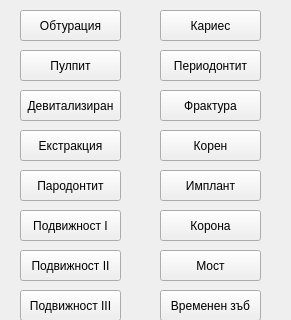
<?xml version="1.0" encoding="UTF-8"?>
<ui version="4.0">
 <class>ControlPanel</class>
 <widget class="QWidget" name="ControlPanel">
  <property name="geometry">
   <rect>
    <x>0</x>
    <y>0</y>
    <width>291</width>
    <height>320</height>
   </rect>
  </property>
  <property name="windowTitle">
   <string>ControlPanel</string>
  </property>
  <widget class="StatusButton" name="Temporary">
   <property name="geometry">
    <rect>
     <x>160</x>
     <y>290</y>
     <width>101</width>
     <height>31</height>
    </rect>
   </property>
   <property name="toolTip">
    <string>&lt;html&gt;&lt;head/&gt;&lt;body&gt;&lt;p&gt;Бърз клавиш: T&lt;/p&gt;&lt;/body&gt;&lt;/html&gt;</string>
   </property>
   <property name="styleSheet">
    <string notr="true"/>
   </property>
   <property name="text">
    <string>Временен зъб</string>
   </property>
  </widget>
  <widget class="StatusButton" name="Root">
   <property name="geometry">
    <rect>
     <x>160</x>
     <y>130</y>
     <width>101</width>
     <height>31</height>
    </rect>
   </property>
   <property name="toolTip">
    <string>&lt;html&gt;&lt;head/&gt;&lt;body&gt;&lt;p&gt;Бърз клавиш: R&lt;/p&gt;&lt;/body&gt;&lt;/html&gt;</string>
   </property>
   <property name="styleSheet">
    <string/>
   </property>
   <property name="text">
    <string>Корен</string>
   </property>
  </widget>
  <widget class="StatusButton" name="Mobility2">
   <property name="geometry">
    <rect>
     <x>20</x>
     <y>250</y>
     <width>101</width>
     <height>31</height>
    </rect>
   </property>
   <property name="toolTip">
    <string>&lt;html&gt;&lt;head/&gt;&lt;body&gt;&lt;p&gt;Бърз клавиш: 2&lt;/p&gt;&lt;/body&gt;&lt;/html&gt;</string>
   </property>
   <property name="styleSheet">
    <string/>
   </property>
   <property name="text">
    <string>Подвижност II</string>
   </property>
  </widget>
  <widget class="StatusButton" name="Implant">
   <property name="geometry">
    <rect>
     <x>160</x>
     <y>170</y>
     <width>101</width>
     <height>31</height>
    </rect>
   </property>
   <property name="toolTip">
    <string>&lt;html&gt;&lt;head/&gt;&lt;body&gt;&lt;p&gt;Бърз клавиш: I&lt;/p&gt;&lt;/body&gt;&lt;/html&gt;</string>
   </property>
   <property name="styleSheet">
    <string notr="true"/>
   </property>
   <property name="text">
    <string>Имплант</string>
   </property>
  </widget>
  <widget class="StatusButton" name="Mobility3">
   <property name="geometry">
    <rect>
     <x>20</x>
     <y>290</y>
     <width>101</width>
     <height>31</height>
    </rect>
   </property>
   <property name="toolTip">
    <string>&lt;html&gt;&lt;head/&gt;&lt;body&gt;&lt;p&gt;Бърз клавиш: 3&lt;/p&gt;&lt;/body&gt;&lt;/html&gt;</string>
   </property>
   <property name="styleSheet">
    <string/>
   </property>
   <property name="text">
    <string>Подвижност III</string>
   </property>
  </widget>
  <widget class="StatusButton" name="Mobility1">
   <property name="geometry">
    <rect>
     <x>20</x>
     <y>210</y>
     <width>101</width>
     <height>31</height>
    </rect>
   </property>
   <property name="toolTip">
    <string>&lt;html&gt;&lt;head/&gt;&lt;body&gt;&lt;p&gt;Бърз клавиш: 1&lt;/p&gt;&lt;/body&gt;&lt;/html&gt;</string>
   </property>
   <property name="styleSheet">
    <string/>
   </property>
   <property name="text">
    <string>Подвижност I</string>
   </property>
  </widget>
  <widget class="StatusButton" name="EndoTreatment">
   <property name="geometry">
    <rect>
     <x>20</x>
     <y>90</y>
     <width>101</width>
     <height>31</height>
    </rect>
   </property>
   <property name="toolTip">
    <string>&lt;html&gt;&lt;head/&gt;&lt;body&gt;&lt;p&gt;Бърз клавиш: D&lt;/p&gt;&lt;/body&gt;&lt;/html&gt;</string>
   </property>
   <property name="styleSheet">
    <string notr="true"/>
   </property>
   <property name="text">
    <string>Девитализиран</string>
   </property>
  </widget>
  <widget class="StatusButton" name="Caries">
   <property name="geometry">
    <rect>
     <x>160</x>
     <y>10</y>
     <width>101</width>
     <height>31</height>
    </rect>
   </property>
   <property name="toolTip">
    <string>&lt;html&gt;&lt;head/&gt;&lt;body&gt;&lt;p&gt;Бърз клавиш: C&lt;/p&gt;&lt;/body&gt;&lt;/html&gt;</string>
   </property>
   <property name="styleSheet">
    <string notr="true"/>
   </property>
   <property name="text">
    <string>Кариес</string>
   </property>
  </widget>
  <widget class="StatusButton" name="Extraction">
   <property name="geometry">
    <rect>
     <x>20</x>
     <y>130</y>
     <width>101</width>
     <height>31</height>
    </rect>
   </property>
   <property name="toolTip">
    <string>&lt;html&gt;&lt;head/&gt;&lt;body&gt;&lt;p&gt;Бърз клавиш: E&lt;/p&gt;&lt;/body&gt;&lt;/html&gt;</string>
   </property>
   <property name="styleSheet">
    <string/>
   </property>
   <property name="text">
    <string>Екстракция</string>
   </property>
  </widget>
  <widget class="StatusButton" name="Obturation">
   <property name="geometry">
    <rect>
     <x>20</x>
     <y>10</y>
     <width>101</width>
     <height>31</height>
    </rect>
   </property>
   <property name="toolTip">
    <string>&lt;html&gt;&lt;head/&gt;&lt;body&gt;&lt;p&gt;Бърз клавиш: О&lt;/p&gt;&lt;/body&gt;&lt;/html&gt;</string>
   </property>
   <property name="styleSheet">
    <string notr="true"/>
   </property>
   <property name="text">
    <string>Обтурация</string>
   </property>
  </widget>
  <widget class="StatusButton" name="Bridge">
   <property name="enabled">
    <bool>true</bool>
   </property>
   <property name="geometry">
    <rect>
     <x>160</x>
     <y>250</y>
     <width>101</width>
     <height>31</height>
    </rect>
   </property>
   <property name="toolTip">
    <string>&lt;html&gt;&lt;head/&gt;&lt;body&gt;&lt;p&gt;Бърз клавиш: B&lt;/p&gt;&lt;/body&gt;&lt;/html&gt;</string>
   </property>
   <property name="styleSheet">
    <string notr="true"/>
   </property>
   <property name="text">
    <string>Мост</string>
   </property>
  </widget>
  <widget class="StatusButton" name="Fracture">
   <property name="geometry">
    <rect>
     <x>160</x>
     <y>90</y>
     <width>101</width>
     <height>31</height>
    </rect>
   </property>
   <property name="toolTip">
    <string>&lt;html&gt;&lt;head/&gt;&lt;body&gt;&lt;p&gt;Бърз клавиш: F&lt;/p&gt;&lt;/body&gt;&lt;/html&gt;</string>
   </property>
   <property name="styleSheet">
    <string/>
   </property>
   <property name="text">
    <string>Фрактура</string>
   </property>
  </widget>
  <widget class="StatusButton" name="Pulpitis">
   <property name="geometry">
    <rect>
     <x>20</x>
     <y>50</y>
     <width>101</width>
     <height>31</height>
    </rect>
   </property>
   <property name="toolTip">
    <string>&lt;html&gt;&lt;head/&gt;&lt;body&gt;&lt;p&gt;Бърз клавиш: P&lt;/p&gt;&lt;/body&gt;&lt;/html&gt;</string>
   </property>
   <property name="styleSheet">
    <string/>
   </property>
   <property name="text">
    <string>Пулпит</string>
   </property>
  </widget>
  <widget class="StatusButton" name="Periodontitis">
   <property name="geometry">
    <rect>
     <x>20</x>
     <y>170</y>
     <width>101</width>
     <height>31</height>
    </rect>
   </property>
   <property name="toolTip">
    <string>&lt;html&gt;&lt;head/&gt;&lt;body&gt;&lt;p&gt;Бърз клавиш: L&lt;/p&gt;&lt;/body&gt;&lt;/html&gt;</string>
   </property>
   <property name="styleSheet">
    <string/>
   </property>
   <property name="text">
    <string>Пародонтит</string>
   </property>
  </widget>
  <widget class="StatusButton" name="ApicalLesion">
   <property name="geometry">
    <rect>
     <x>160</x>
     <y>50</y>
     <width>101</width>
     <height>31</height>
    </rect>
   </property>
   <property name="toolTip">
    <string>&lt;html&gt;&lt;head/&gt;&lt;body&gt;&lt;p&gt;Бърз клавиш: G&lt;/p&gt;&lt;/body&gt;&lt;/html&gt;</string>
   </property>
   <property name="styleSheet">
    <string/>
   </property>
   <property name="text">
    <string>Периодонтит</string>
   </property>
  </widget>
  <widget class="StatusButton" name="Crown">
   <property name="geometry">
    <rect>
     <x>160</x>
     <y>210</y>
     <width>101</width>
     <height>31</height>
    </rect>
   </property>
   <property name="toolTip">
    <string>&lt;html&gt;&lt;head/&gt;&lt;body&gt;&lt;p&gt;Бърз клавиш: K&lt;/p&gt;&lt;/body&gt;&lt;/html&gt;</string>
   </property>
   <property name="styleSheet">
    <string notr="true"/>
   </property>
   <property name="text">
    <string>Корона</string>
   </property>
  </widget>
 </widget>
 <layoutdefault spacing="6" margin="11"/>
 <customwidgets>
  <customwidget>
   <class>StatusButton</class>
   <extends>QPushButton</extends>
   <header>statusbutton.h</header>
  </customwidget>
 </customwidgets>
 <resources/>
 <connections/>
</ui>
